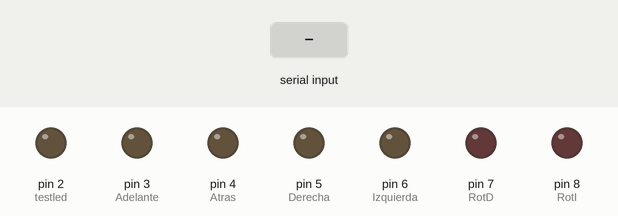
This sketch was run on a simulated Arduino Uno, built with avr-gcc and run on an emulated ATmega328P. Parts: output pins drawn as LEDs (lit = HIGH). The inputs (shaded band) are chosen by the test bench.

Above: at 1.2 s.
1.3 s: "1" received over the second serial link
At 2.5 s:
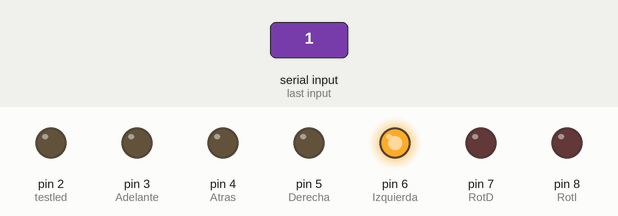
2.8 s: "2" received over the second serial link
At 3.6 s:
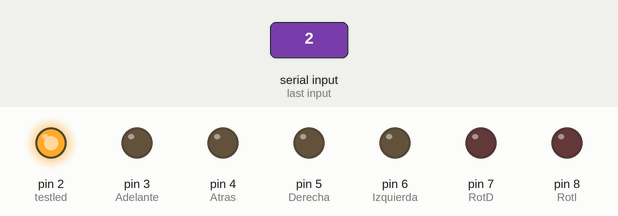
4.3 s: "0" received over the second serial link
At 4.8 s:
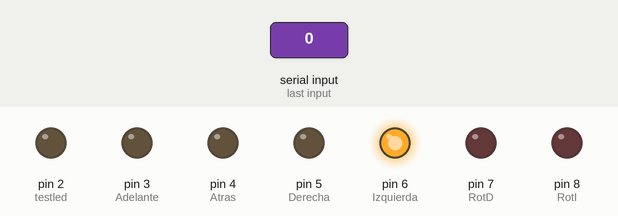
Timing chart, 0 to 7.3 s (numbered marks = the images above; inputs shaded):
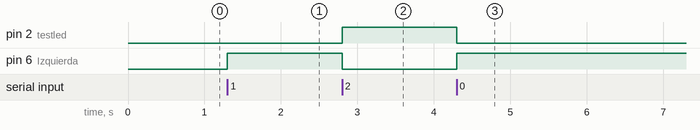

Measured:
- after the input at 1.3 s, pin 6 (Izquierda): LOW → HIGH at once
- after the input at 2.8 s, pin 2 (testled): LOW → HIGH at once; pin 6 (Izquierda): HIGH → LOW at once
- after the input at 4.3 s, pin 2 (testled): HIGH → LOW at once; pin 6 (Izquierda): LOW → HIGH at once

The sketch:

Esclavov4.ino
```cpp
#include <SoftwareSerial.h>  //

SoftwareSerial BT(10, 11);  // pin 10 TX, pin 11 RX

char Dt = 0;
char val = 0;

byte Stimulo = 0;
byte Orden = 0;
byte Session = 0;

char testled = 2;

volatile unsigned int cuenta = 0;
bool estado = false;

byte mascaraComando = 0b00000111;

unsigned int acumulador = 0;

int Detenido = 2;
int Adelante = 3;
int Atras = 4;
int Derecha = 5;
int Izquierda = 6;
int RotD = 7;
int RotI = 8;

void setup(){
  pinMode(testled,OUTPUT);
  BT.begin(9600);

// iniTimer0();

  pinMode(Detenido,OUTPUT);
  pinMode(Adelante,OUTPUT);
  pinMode(Atras,OUTPUT);
  pinMode(Derecha,OUTPUT);
  pinMode(Izquierda,OUTPUT);
  pinMode(RotD,OUTPUT);
  pinMode(RotI,OUTPUT);
}

void loop()
{
  if (BT.available())
  {
  Dt = BT.read();
  Control(Dt);
}
}

void Movimiento(byte val)
{
  switch(val)
  {
    case 0:
      digitalWrite(Detenido, 1);
      break;
    case 1:
    digitalWrite(Adelante, 1);
    digitalWrite(Detenido, 0);
      break;
    case 2:
      digitalWrite(Atras, 1);
      digitalWrite(Detenido, 0);
      break;
    case 3:
      digitalWrite(Derecha, 1);
      digitalWrite(Detenido, 0);
      break;
    case 4:
      digitalWrite(Izquierda, 1);
      digitalWrite(Detenido, 0);
      break;
    case 5:
      digitalWrite(RotD, 1);
      digitalWrite(Detenido, 0);
      break;
    case 6:
      digitalWrite(RotI, 1);
      digitalWrite(Detenido, 0);
      break;
  }
};

void Control(byte val2)
{
  byte Session = ((val2)&0b00000001);
  byte Stimulo = ((val2>>1)&0b00000001);
  byte Orden = ((val2>>2)&0b00000111);
  if (Stimulo == 0)
    {
      Movimiento(Orden);
    }
    else Stop();
  backComand();
  }

void Stop()
{
  digitalWrite(Detenido, 1);
  digitalWrite(Adelante, 0);
  digitalWrite(Atras, 0);
  digitalWrite(Derecha, 0);
  digitalWrite(Izquierda, 0);
  digitalWrite(RotD, 0);
  digitalWrite(RotI, 0);
}

void backComand()
{
  BT.write(0b00100000);
  }

void iniTimer0()
{
//Seteamos el Timer0 para que trabaje a 5000Hz = 0.2ms
  TCCR0A = 0;// pongo a cero el registro de control del timer1
  TCCR0B = 0;// Lo mismo para el TCCR0B
  TCNT0  = 0;//initialize counter value to 0

  // turn on CTC mode
  TCCR0A |= (1 << WGM01);//Ponemos un 1 en el Bit WGM01 del registro TCCR0A - Modo CTC (ver página 107)
  // Seteamos el PreScaler en 64 (ver página 109 de la hoja de datos)
  TCCR0B |= (0 << CS02) | (0 << CS01) | (1 << CS00);
  //int preScaler = 64UL;
  // Cargamos el comparador del Timer0 para que nos de una interrupción aproximadamente de 0.1ms
  //unsigned char comparador = ((F_CPU/(PRE_SCALER*frecTimer)) - 1);
  OCR0A = 159;
  //OCR0A = 49;// = (16MHz/(preScaler*frecuencia de Interrupción))-1

  //Habilito la interrupción (ver pagina 110 de hoja de datos)
  TIMSK0 |= (1 << OCIE0A);
  }
//
// ISR(TIMER0_COMPA_vect)//Rutina interrupción Timer0.
//{
//  estado = !estado;
//  digitalWrite(13,estado);
//};
```
